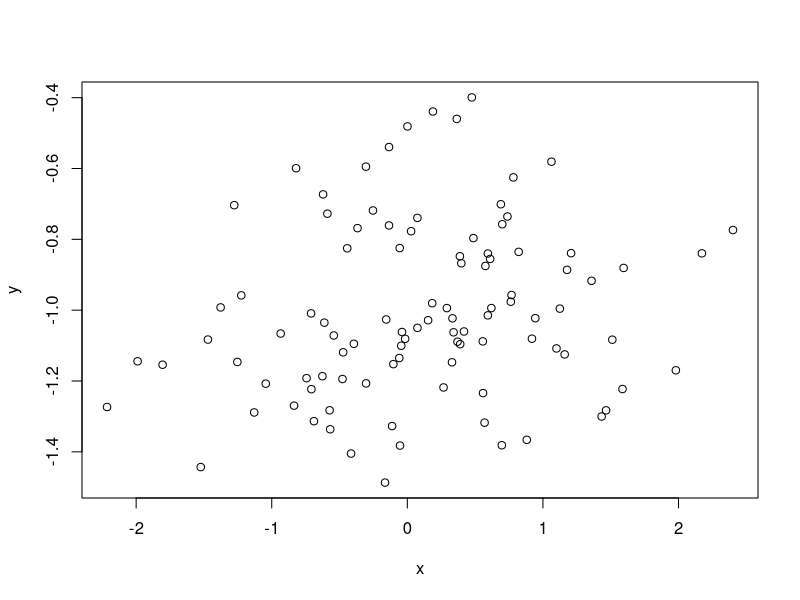

Write the R code that produced this figure. (Note: this script raises an error after producing the figure.)
## ---- chunk 1
set.seed(1)
x <- rnorm(100,0,1)
## ---- chunk 2
eps <- rnorm(100, 0, 0.25)
## ---- chunk 3

y = -1 + .05*x + eps
length(y)
## ---- chunk 4
plot(x,y)
## ---- chunk 5
required_data <- as.data.frame(x,y)
our_model <- lm(y ~ x, data = required_data)
summary(our_model)
ggplot(data = required_data, aes(x=x,y=y))+
  geom_point()+
  geom_abline(slope=0.04973, intercept = -1.00942, color = "blue") + 
  geom_abline(slope = 0.05, intercept = -1) +
  labs(caption = "The black line represents the true, 'simulated' values while the blue line represents the linear model's approximations",
       title = "Population versus Approximated Relationship")
## ---- chunk 6
set.seed(1)
x1 <- runif(100)
x2 <- 0.5 *x1 + rnorm(100) / 10
y <- 2 + 2*x1 + 0.3*x2 + rnorm(100)

plot(x1,y)

## ---- chunk 7
plot(x1,x2)
cor(x1,x2)
## ---- chunk 8
data <- data.frame(y,x1,x2)

linear_model <- lm(y ~ x1 + x2, data = data)

y_hat = 2.13 + 1.44*x1 + 1.01*x2

plot(y,y_hat)


## ---- chunk 9
library(ggplot2)
library(dplyr)
mpg_new <- mpg %>% 
  filter(year == 2008, class == "compact")
## ---- chunk 10
simple_LR_model <- lm(hwy ~ fl, data = mpg_new)
summary(simple_LR_model)
## ---- chunk 11
multiple_LR_model <- lm(hwy ~ fl+ cty, data = mpg_new)
summary(multiple_LR_model)
## ---- chunk 12
interact_plot <- ggplot(mpg_new, aes(x = cty, y = hwy)) +
  geom_point(aes(color = fl)) +  # color-code points
  geom_smooth(aes(color = fl), method = "lm", se = FALSE)  # add a regression line for each group
print(interact_plot)
## ---- chunk 13
library(readr)
neccessary_data <- read_csv("assertive_woman.csv")

sum(is.na(neccessary_data$beautification))
sum(is.na(neccessary_data$sexual_motivation))
sum(is.na(neccessary_data$assertive_behavior))

sum((neccessary_data$beautification) == 0)
sum((neccessary_data$sexual_motivation) == 0)
sum((neccessary_data$assertive_behavior) == 0)
## ---- chunk 14
neccessary_data %>% 
  ggplot(aes(x=beautification)) +
  geom_bar()
  
neccessary_data %>% 
  ggplot(aes(x = sexual_motivation)) +
  geom_histogram()



neccessary_data %>% 
  ggplot(aes(x=assertive_behavior)) + 
  geom_histogram()
## ---- chunk 15
ggplot(neccessary_data, aes(x = assertive_behavior, y = sexual_motivation)) +
  geom_point(aes(color = beautification)) +  
  geom_smooth(aes(color = beautification), method = "lm", se = TRUE)  
## ---- chunk 16
summary(neccessary_data$sexual_motivation)
lb = 2.2-1.5*(3.8-2.2)
ub= 3.8+1.5*(3.8-2.2)
sum(neccessary_data$sexual_motivation > ub)
sum(neccessary_data$sexual_motivation < lb)

summary(neccessary_data$assertive_behavior)
lb = 4.125-1.5*(5.750-4.125)
ub= 5.750+1.5*(5.750-4.125)
sum(neccessary_data$assertive_behavior > ub)
sum(neccessary_data$assertive_behavior < lb)
## ---- chunk 17
summary(neccessary_data$assertive_behavior)

## ---- chunk 18
library(boot)
# 1. Propose a causal model explicitly naming the predictor variable X, response variable Y, and mediator M. The causal model proposes that the predictor variable causes changes in *both* the mediator and the response, and that the response variable is caused by changes in *both* the predictor and the mediator.

#x = beautification
#y = assertive behavior
#m = sexual motivation

# 2. Fit a simple linear regression model predicting Y from X, $Y = c_0 + c_1 X$.
first_lm <-lm(assertive_behavior ~ beautification, data = neccessary_data)
# 3. Fit a simple linear regression model predicting M from X, $M = b_0 + b_1 X$.
second_lm <-lm(sexual_motivation ~ beautification,
               data = neccessary_data)
# 4. Fit a multiple linear regression model predicting Y from *both* M and X, $Y = c_0' + c_1'X + c_2'M$.
third_lm <- lm(assertive_behavior ~ beautification + sexual_motivation,
               data = neccessary_data)
# 5. Compute the estimated *direct* effect of X on Y, $c_1$.
print(first_lm$coefficients["beautificationyes"])
direct_effect = 0.268711
# 6. Compute the estimated *indirect* effect of X on Y through the mediator M. We can calculate this as either $c_1 - c_1'$ or $(b_1)(c_2')$.
c_1.1 = 0.07803

indirect_effect = direct_effect - c_1.1
print(indirect_effect)
# 7. Obtain bootstrap confidence intervals for the direct and indirect effects.

## ---- chunk 19
assertive_indirect_effect <- function(df, indices){
  d <- df[indices,]
  first_lm <-lm(assertive_behavior ~ beautification, 
                data = d)
  second_lm <-lm(sexual_motivation ~ beautification,
               data = d)
  third_lm <- lm(assertive_behavior ~ beautification + sexual_motivation,
               data = d)
  b_1 <- second_lm$coefficients["beautificationyes"]
  c_2 <- third_lm$coefficients["sexual_motivation"]
  ind_eff <- b_1*c_2
  return(ind_eff)
}

boot_assert <- boot(data = neccessary_data, statistic = assertive_indirect_effect, R = 1000)

boot.ci(boot_assert, type = "bca")

